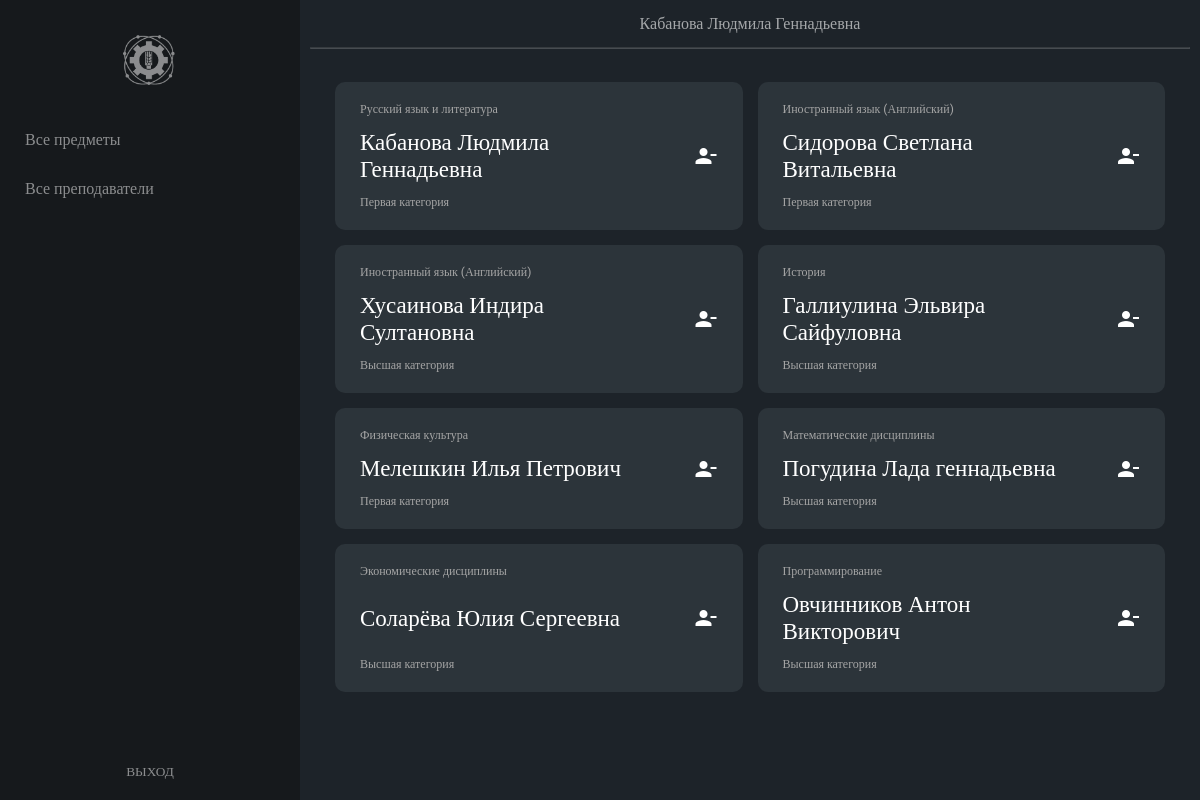
/pages/lk/allteachers.php (signed in), run on an earlier commit of the app's database.
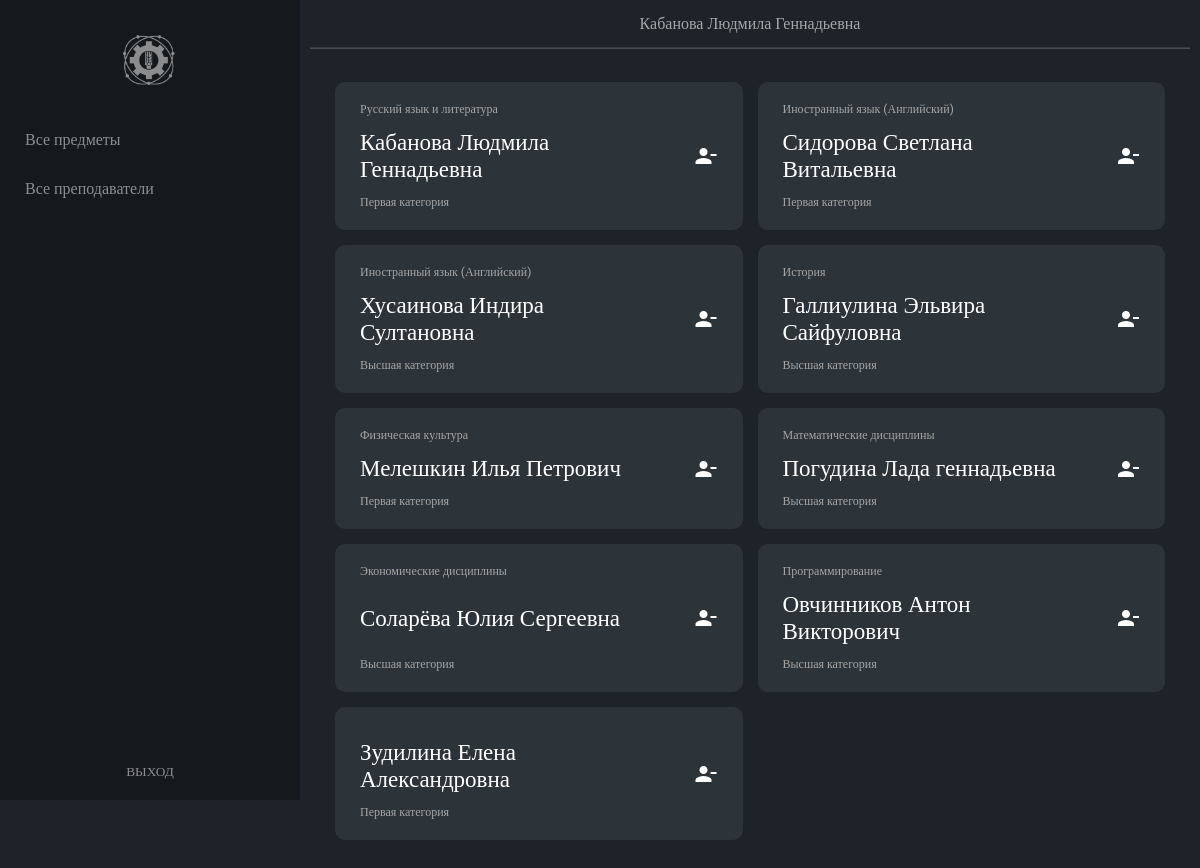
And on a later commit of the database.
### tables this page shows
CREATE TABLE `profiles` (
  `id_profile` int(11) NOT NULL,
  `profile_name` varchar(255) NOT NULL
);

CREATE TABLE `teachers` (
  `id_teacher` int(11) NOT NULL,
  `fio` varchar(255) NOT NULL,
  `id_category` int(11) DEFAULT NULL,
  `email` varchar(255) NOT NULL,
  `password` varchar(255) NOT NULL,
  `id_role` int(11) DEFAULT NULL
);

CREATE TABLE `categories` (
  `id_category` int(11) NOT NULL,
  `category_name` varchar(255) NOT NULL
);

### pages/lk/allteachers.php (the view, shortened to what this page needs)
<?php
    require_once './../../php/connection.php';
    $result = mysqli_query($link,
    "SELECT
    `teachers`.`id_teacher`,
    `teachers`.`fio`,
    `categories`.`category_name`
    FROM
    `teachers`,
    `categories`
    WHERE
    `teachers`.`id_category` = `categories`.`id_category`
    ORDER BY `teachers`.`id_teacher`
    ;");
    $teachers = mysqli_fetch_all($result);
?>
<!DOCTYPE html>
<html lang='ru'>
<head>
    <link rel='stylesheet' href='./../../styles/style.css'>
</head>
<body>
    <?php include './includes/nav.php'; ?>
    <main>
        <?php include './includes/header.php'; ?>
        <section class="all-subjects">
            <?
                foreach ($teachers as $teacher)
                {
                    $profiles = mysqli_fetch_all(mysqli_query($link, "SELECT
                    `profile_name`
                    FROM
                    `profiles`,
                    `teacher-profile`,
                    `teachers`
                    WHERE
                    `teachers`.`id_teacher` = $teacher[0] AND
                    `teacher-profile`.`id_teacher` = `teachers`.`id_teacher` AND
                    `teacher-profile`.`id_profile` = `profiles`.`id_profile`;"));
                    ?>
                    <div class="subject-wrapper" data-subjectId="<?=$teacher[0]?>">
                        <div>
                            <p class="subject-profile">
                                <?
                                    foreach ($profiles as $index => $profile) {
                                        if ($index !== count($profiles) - 1) {
                                            echo $profile[0] . ', ';
                                        }
                                        else {
                                            echo $profile[0];
                                        }
                                    }
                                ?>
                            </p>
                            <p class="subject-name"><?=$teacher[1]?></p>
                            <p class="subject-desc"><?=$teacher[2]?></p>
                        </div>
                        <button class="removeSubject" id="removeTeacher">
                            <span class="material-icons">
                            </span>
                        </button>
                    </div>
                    <?
                }
            ?>
        </section>
    </main>
</body>
</html>

### pages/lk/includes/nav.php (shortened to what this page needs)
<aside class="menu">
    <a href="./" style="display: flex" class="logo-wrapper">
        <img src="./../../img/log_blog.png" alt="logo" class="header-logo">
    </a>
    <nav>
        <a href="./allsubjects.php">Все предметы</a>
        <a href="./allteachers.php">Все преподаватели</a>
    </nav>
    <?php
        if (isset($_COOKIE['id_user']) || isset($_COOKIE['id_admin'])) {
            ?>
            <form action="./../../../php/logout.php" method="GET">
                <input type="submit" class="logout" value="ВЫХОД">
            </form>
            <?php
        }
    ?>
</aside>

### pages/lk/includes/header.php
<header>
    <div class="container">
        <div class="center">
            <p>
                <a href='./index.php'> <?
                if(isset($_COOKIE['id_user'])) {
                    echo $_COOKIE['id_user'];
                }
                else if(isset($_COOKIE['id_admin'])){
                    echo $_COOKIE['id_admin'];
                };
                ?> </a>
            </p>
        </div>
    </div>
    <hr>
</header>

### styles/style.css (style rules this page uses)
*, *::after, *::before { box-sizing: border-box; margin: 0; padding: 0; }
a { text-decoration: none; color: #000000; }
button { border: none; outline: none; background-color: transparent; }
button span.material-icons { display: block; }
input { border: none; outline: none; }
html, body { width: 100%; }
html { height: 100%; }
body, input, a, textarea { font-family: "Roboto", serif; }
body { min-height: 100%; color: #FFFFFF; background-color: #1d2329; display: flex; flex-flow: row nowrap; }
.container { width: 100%; max-width: 1440px; margin: 0 auto; }
main { display: flex; flex-flow: column nowrap; flex-grow: 1; }
main section { padding: 35px; }
aside { min-height: -webkit-min-content; min-height: min-content; max-height: 100vh; position: -webkit-sticky; position: sticky; top: 0; left: 0; display: flex; flex-flow: column nowrap; min-width: 300px; max-width: 300px; align-self: stretch; background-color: #16191c; overflow-x: hidden; }
aside img { opacity: 0.5; margin: 10px auto; margin-top: 35px; height: 50px; transition: 0.3s opacity; }
aside nav { flex-grow: 1; padding-top: 20px; display: flex; flex-flow: column nowrap; margin-bottom: 150px; }
aside .logo-wrapper { width: -webkit-fit-content; width: -moz-fit-content; width: fit-content; margin: 0 auto; }
aside a:not(.logo-wrapper) { color: #FFFFFF; padding: 15px 25px; padding-right: 50px; opacity: 0.5; transition: 0.5s background, 0.3s opacity; }
aside form input { color: #FFFFFF; padding: 20px 25px; opacity: 0.5; cursor: pointer; width: 100%; transition: 0.5s background, 0.3s opacity; background-color: transparent; }
header .container { height: 100%; min-height: 45px; display: flex; justify-content: center; align-items: center; }
header .container p { height: 100%; width: 100%; }
header .container p a { display: flex; justify-content: center; align-items: center; height: 100%; opacity: 0.6; width: 100%; color: #FFFFFF; transition: 0.6s opacity; }
header hr { margin: 0 10px; opacity: 0.2; height: 1px; }
section { padding: 25px; width: 100%; }
section.all-subjects, section.all-groups { display: grid; grid-template-columns: 1fr 1fr 1fr 1fr; grid-gap: 15px; }
div.subject-wrapper, a.groups-wrapper { border-radius: 10px; display: flex; flex-flow: row nowrap; justify-content: space-between; align-items: center; padding: 20px 25px; background-color: #2c343a; min-width: 300px; }
div.subject-wrapper div, a.groups-wrapper div { display: flex; flex-flow: column nowrap; justify-content: space-between; align-items: flex-start; height: 100%; }
div.subject-wrapper div p, a.groups-wrapper div p { margin-bottom: 12px; }
div.subject-wrapper div p:last-child, a.groups-wrapper div p:last-child { margin-bottom: unset; }
div.subject-wrapper p.subject-profile, div.subject-wrapper p.subject-desc, div.subject-wrapper p.group-profile, div.subject-wrapper p.group-desc, a.groups-wrapper p.subject-profile, a.groups-wrapper p.subject-desc, a.groups-wrapper p.group-profile, a.groups-wrapper p.group-desc { color: #A5A5A5; font-size: 12px; }
div.subject-wrapper p.subject-desc, div.subject-wrapper p.group-desc, a.groups-wrapper p.subject-desc, a.groups-wrapper p.group-desc { max-width: 200px; }
div.subject-wrapper p.subject-name, div.subject-wrapper p.group-name, a.groups-wrapper p.subject-name, a.groups-wrapper p.group-name { color: #fff; font-size: 23px; max-width: 300px; }
button.removeSubject span { color: #fff; }
@media screen and (max-width: 1600px) { section.all-subjects, section.all-groups { display: grid; grid-template-columns: 1fr 1fr 1fr; grid-gap: 15px; } }
@media screen and (max-width: 1400px) { section.all-subjects, section.all-groups { display: grid; grid-template-columns: 1fr 1fr; grid-gap: 15px; } }

What changed in the data, as far as the page shows it:
added teachers: fio "Зудилина Елена Александровна", id_category.category_name "Первая категория"
